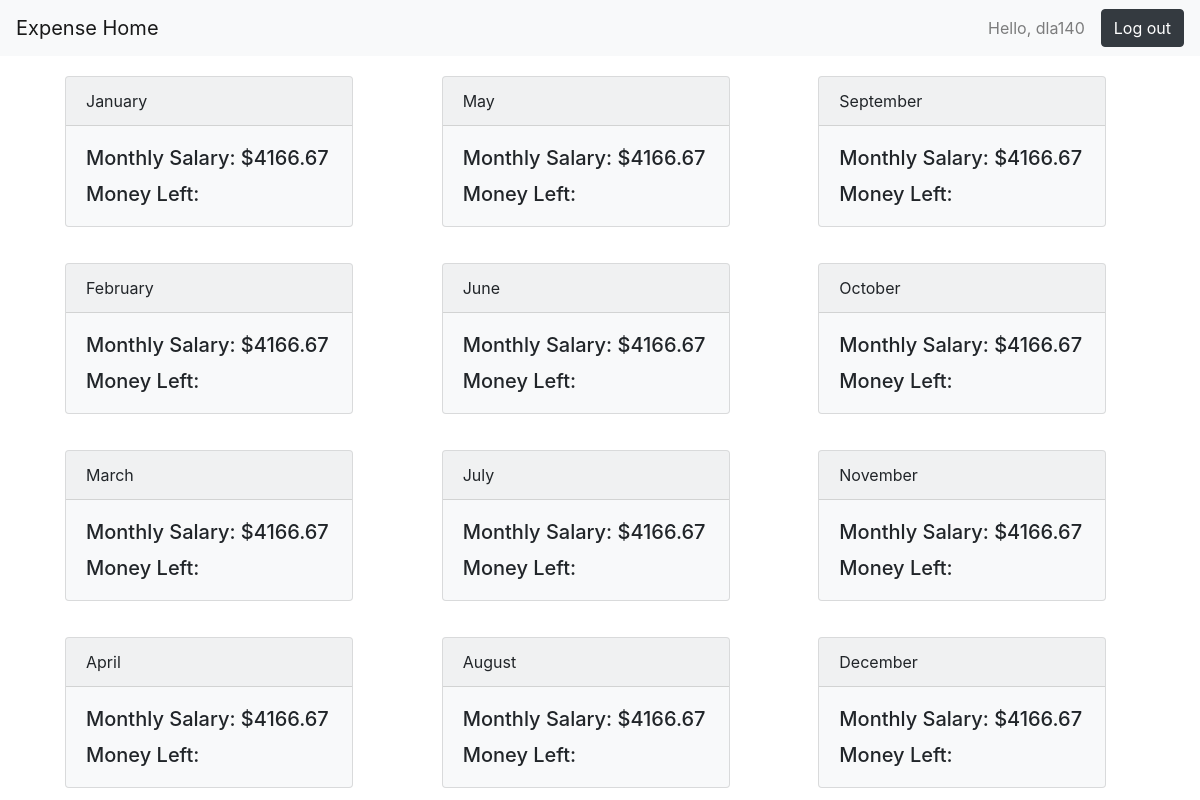
Page /expense_month/29 (signed in) on the committed database.
### expense_app/models.py (models this page shows, shortened)
class Month_Expense(models.Model):
    year = models.ForeignKey(Year_Expense, on_delete=models.CASCADE, default='', null=True)
    month = models.CharField(max_length=100, default='')
    def __str__(self):
        return self.month

class Year_Expense(models.Model):
    user = models.ForeignKey(User, on_delete=models.CASCADE, default='')
    year = models.CharField(max_length=100)
    annual_salary = models.DecimalField(max_digits=10, decimal_places=2)
    def monthly_salary(self):
        month_average = self.annual_salary/12
        return round(month_average,2)

### expense_app/views.py (the view)
# urls.py: path('expense_month/<year_expense_id>', views.expense_month, name='expense_month'),
def expense_month(request, year_expense_id):
    year_expense = Year_Expense.objects.get(pk=year_expense_id)
    month_expense = Month_Expense.objects.filter(year=year_expense)
    print(month_expense)
    return render(request, 'expense_month.html', {'month_expense': month_expense, 'year_expense': year_expense})

### expense_app/templates/expense_month.html
{% extends 'expense_base.html' %}
{% block content %}
<nav class="navbar navbar-light bg-light">
    <a href="{% url 'home' %}"class="navbar-brand">Expense Home</a>
    <form class="form-inline">
        <span class="navbar-text" style="margin-right: 1rem;">Hello, {{request.user}} </span>
        <a class="btn btn-dark" href="{% url 'logout' %}">Log out</a>
    </form>
</nav>
<div class="container">
    <div class="card-columns">
        {% for each_month in month_expense %}
        <div class="card bg-light mb-3 card-margin" style="max-width: 18rem;">
            <div class="card-header">{{ each_month.month }}</div>
            <div class="card-body">
            <h5 class="card-title">Monthly Salary: ${{ year_expense.monthly_salary }}</h5>
            <h5 class="card-text"> Money Left:</h5>
            </div>
        </div>
    {% endfor %}
    </div>
</div>
{% endblock %}

### static/expense_app/expense_home.css (style rules this page uses)
body { height:100%; }
.card-margin { margin-top:20px; margin-left:20px; }

### rows in the picture
Month_Expense: month "January"
Year_Expense: monthly_salary "4166.67"
Month_Expense: month "February"
Month_Expense: month "March"
Month_Expense: month "April"
Month_Expense: month "May"
Month_Expense: month "June"
Month_Expense: month "July"
Month_Expense: month "August"
Month_Expense: month "September"
Month_Expense: month "October"
Month_Expense: month "November"
Month_Expense: month "December"

### other values in the picture
{{ request.user }} "dla140"
